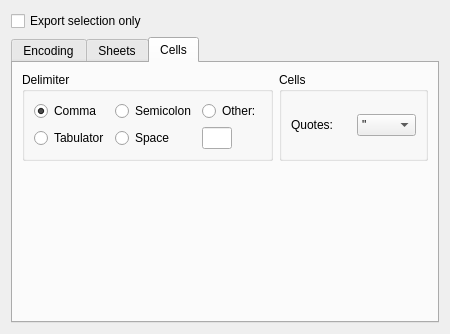
<?xml version="1.0" encoding="UTF-8"?>
<ui version="4.0">
 <class>ExportDialogUI</class>
 <widget class="QWidget" name="ExportDialogUI">
  <property name="geometry">
   <rect>
    <x>0</x>
    <y>0</y>
    <width>449</width>
    <height>334</height>
   </rect>
  </property>
  <layout class="QGridLayout">
   <item row="1" column="0">
    <widget class="QTabWidget" name="m_tabWidget">
     <property name="sizePolicy">
      <sizepolicy hsizetype="Minimum" vsizetype="Expanding">
       <horstretch>0</horstretch>
       <verstretch>0</verstretch>
      </sizepolicy>
     </property>
     <property name="currentIndex">
      <number>2</number>
     </property>
     <widget class="QWidget" name="encodingPage">
      <attribute name="title">
       <string>Encoding</string>
      </attribute>
      <layout class="QVBoxLayout">
       <item>
        <layout class="QHBoxLayout">
         <item>
          <widget class="QLabel" name="textLabel1">
           <property name="text">
            <string>E&amp;ncoding:</string>
           </property>
           <property name="textFormat">
            <enum>Qt::PlainText</enum>
           </property>
           <property name="wordWrap">
            <bool>false</bool>
           </property>
           <property name="buddy">
            <cstring>comboBoxEncoding</cstring>
           </property>
          </widget>
         </item>
         <item>
          <widget class="KComboBox" name="comboBoxEncoding">
           <property name="editable">
            <bool>true</bool>
           </property>
          </widget>
         </item>
         <item>
          <spacer>
           <property name="orientation">
            <enum>Qt::Horizontal</enum>
           </property>
           <property name="sizeType">
            <enum>QSizePolicy::Expanding</enum>
           </property>
           <property name="sizeHint" stdset="0">
            <size>
             <width>106</width>
             <height>20</height>
            </size>
           </property>
          </spacer>
         </item>
        </layout>
       </item>
       <item>
        <widget class="QGroupBox" name="buttonGroupEndOfLine">
         <property name="title">
          <string>End of Line</string>
         </property>
         <layout class="QVBoxLayout">
          <item>
           <widget class="QRadioButton" name="radioEndOfLineLF">
            <property name="text">
             <string>&amp;UNIX style (recommended; line feed only)</string>
            </property>
            <property name="checked">
             <bool>true</bool>
            </property>
           </widget>
          </item>
          <item>
           <widget class="QRadioButton" name="radioEndOfLineCRLF">
            <property name="text">
             <string>&amp;Windows style (carriage return and line feed)</string>
            </property>
            <property name="checked">
             <bool>false</bool>
            </property>
           </widget>
          </item>
          <item>
           <widget class="QRadioButton" name="radioEndOfLineCR">
            <property name="text">
             <string>&amp;MacOS style (carriage return only)</string>
            </property>
            <property name="checked">
             <bool>false</bool>
            </property>
           </widget>
          </item>
         </layout>
        </widget>
       </item>
       <item>
        <spacer>
         <property name="orientation">
          <enum>Qt::Vertical</enum>
         </property>
         <property name="sizeType">
          <enum>QSizePolicy::Expanding</enum>
         </property>
         <property name="sizeHint" stdset="0">
          <size>
           <width>20</width>
           <height>96</height>
          </size>
         </property>
        </spacer>
       </item>
      </layout>
     </widget>
     <widget class="QWidget" name="tab">
      <attribute name="title">
       <string>Sheets</string>
      </attribute>
      <layout class="QGridLayout">
       <item row="2" column="0">
        <widget class="QListWidget" name="m_sheetList">
         <property name="sortingEnabled">
          <bool>true</bool>
         </property>
        </widget>
       </item>
       <item row="1" column="0">
        <widget class="QLabel" name="TextLabel4">
         <property name="text">
          <string>Select sheets to export:</string>
         </property>
         <property name="wordWrap">
          <bool>false</bool>
         </property>
        </widget>
       </item>
       <item row="0" column="0">
        <widget class="QGroupBox" name="m_delimiterLineBox">
         <property name="sizePolicy">
          <sizepolicy hsizetype="Minimum" vsizetype="Minimum">
           <horstretch>0</horstretch>
           <verstretch>0</verstretch>
          </sizepolicy>
         </property>
         <property name="title">
          <string>Delimiter Line</string>
         </property>
         <layout class="QGridLayout">
          <item row="0" column="0">
           <widget class="QLineEdit" name="m_sheetDelimiter">
            <property name="text">
             <string>********&lt;SHEETNAME&gt;********</string>
            </property>
           </widget>
          </item>
          <item row="1" column="0">
           <widget class="QLabel" name="TextLabel6">
            <property name="sizePolicy">
             <sizepolicy hsizetype="Minimum" vsizetype="Minimum">
              <horstretch>0</horstretch>
              <verstretch>0</verstretch>
             </sizepolicy>
            </property>
            <property name="text">
             <string>&lt;SHEETNAME&gt; gets replaced by the name of the next sheet.</string>
            </property>
            <property name="alignment">
             <set>Qt::AlignVCenter</set>
            </property>
            <property name="wordWrap">
             <bool>false</bool>
            </property>
           </widget>
          </item>
          <item row="2" column="0">
           <widget class="QCheckBox" name="m_delimiterAboveAll">
            <property name="sizePolicy">
             <sizepolicy hsizetype="Minimum" vsizetype="Minimum">
              <horstretch>0</horstretch>
              <verstretch>0</verstretch>
             </sizepolicy>
            </property>
            <property name="text">
             <string>Print delimiter line above every sheet</string>
            </property>
           </widget>
          </item>
         </layout>
        </widget>
       </item>
      </layout>
     </widget>
     <widget class="QWidget" name="tab2">
      <attribute name="title">
       <string>Cells</string>
      </attribute>
      <layout class="QGridLayout">
       <item row="0" column="0">
        <widget class="QGroupBox" name="m_delimiterBox">
         <property name="sizePolicy">
          <sizepolicy hsizetype="Minimum" vsizetype="Minimum">
           <horstretch>0</horstretch>
           <verstretch>0</verstretch>
          </sizepolicy>
         </property>
         <property name="title">
          <string>Delimiter</string>
         </property>
         <layout class="QGridLayout">
          <item row="0" column="0">
           <widget class="QRadioButton" name="m_radioComma">
            <property name="text">
             <string>Comma</string>
            </property>
            <property name="checked">
             <bool>true</bool>
            </property>
           </widget>
          </item>
          <item row="0" column="1">
           <widget class="QRadioButton" name="m_radioSemicolon">
            <property name="text">
             <string>Semicolon</string>
            </property>
           </widget>
          </item>
          <item row="1" column="0">
           <widget class="QRadioButton" name="m_radioTab">
            <property name="text">
             <string>Tabulator</string>
            </property>
           </widget>
          </item>
          <item row="1" column="1">
           <widget class="QRadioButton" name="m_radioSpace">
            <property name="text">
             <string>Space</string>
            </property>
           </widget>
          </item>
          <item row="0" column="2">
           <widget class="QRadioButton" name="m_radioOther">
            <property name="text">
             <string>Other:</string>
            </property>
           </widget>
          </item>
          <item row="1" column="2">
           <widget class="QLineEdit" name="m_delimiterEdit">
            <property name="sizePolicy">
             <sizepolicy hsizetype="Fixed" vsizetype="Fixed">
              <horstretch>0</horstretch>
              <verstretch>0</verstretch>
             </sizepolicy>
            </property>
            <property name="maximumSize">
             <size>
              <width>30</width>
              <height>32767</height>
             </size>
            </property>
            <property name="maxLength">
             <number>1</number>
            </property>
           </widget>
          </item>
         </layout>
        </widget>
       </item>
       <item row="0" column="1">
        <widget class="QGroupBox" name="GroupBox1">
         <property name="sizePolicy">
          <sizepolicy hsizetype="Minimum" vsizetype="Minimum">
           <horstretch>0</horstretch>
           <verstretch>0</verstretch>
          </sizepolicy>
         </property>
         <property name="title">
          <string>Cells</string>
         </property>
         <layout class="QHBoxLayout">
          <item>
           <widget class="QLabel" name="m_quotesLabel">
            <property name="enabled">
             <bool>true</bool>
            </property>
            <property name="sizePolicy">
             <sizepolicy hsizetype="Minimum" vsizetype="Fixed">
              <horstretch>0</horstretch>
              <verstretch>0</verstretch>
             </sizepolicy>
            </property>
            <property name="text">
             <string>Quotes:</string>
            </property>
            <property name="wordWrap">
             <bool>false</bool>
            </property>
           </widget>
          </item>
          <item>
           <widget class="QComboBox" name="m_comboQuote">
            <property name="enabled">
             <bool>true</bool>
            </property>
            <property name="sizePolicy">
             <sizepolicy hsizetype="Minimum" vsizetype="Fixed">
              <horstretch>0</horstretch>
              <verstretch>0</verstretch>
             </sizepolicy>
            </property>
            <item>
             <property name="text">
              <string>&quot;</string>
             </property>
            </item>
            <item>
             <property name="text">
              <string>'</string>
             </property>
            </item>
           </widget>
          </item>
         </layout>
        </widget>
       </item>
       <item row="1" column="0" colspan="2">
        <spacer>
         <property name="orientation">
          <enum>Qt::Vertical</enum>
         </property>
         <property name="sizeType">
          <enum>QSizePolicy::Expanding</enum>
         </property>
         <property name="sizeHint" stdset="0">
          <size>
           <width>406</width>
           <height>121</height>
          </size>
         </property>
        </spacer>
       </item>
      </layout>
     </widget>
    </widget>
   </item>
   <item row="0" column="0">
    <widget class="QCheckBox" name="m_selectionOnly">
     <property name="text">
      <string>Export selection only</string>
     </property>
    </widget>
   </item>
  </layout>
 </widget>
 <customwidgets>
  <customwidget>
   <class>KComboBox</class>
   <extends>QComboBox</extends>
   <header>kcombobox.h</header>
  </customwidget>
 </customwidgets>
 <resources/>
 <connections/>
</ui>
